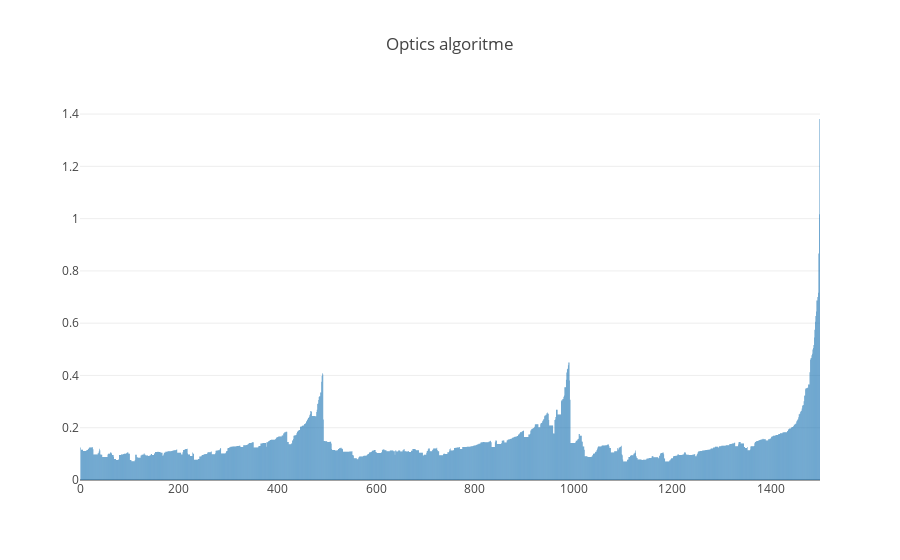

Here is the notebook cell this chart was saved with:
### Markdown cell above
To visualize the results, we use Plotly since it gives better zooming capabilities to inspect cluster borders (peaks) in real-world data.

### Code cell
def plot_optics(ordered_reachabilities):

    trace = Bar(x=list(range(0, len(ordered_reachabilities))), y=ordered_reachabilities)
    data = [trace]
    layout = Layout(title='Optics algoritme')
    fig = Figure(data=data, layout=layout)
    iplot(fig)


RD, CD, order = optics_alg(data, 10)
ordered_reachabilities = RD[order]
plot_optics(ordered_reachabilities)

### Figure 1 — Plotly figure (JSON) as saved in the notebook; plotly's stock layout.template omitted (floating-point values rounded to 4 significant figures; data arrays with more than 128 entries replaced by an {"elided": "..."} marker saying what was removed)
{"data": [{"type": "bar", "x": {"elided": "1500 int values"}, "y": {"elided": "1500 float values"}}], "layout": {"title": "Optics algoritme"}}
